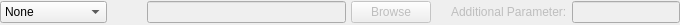
<?xml version="1.0" encoding="UTF-8"?>
<ui version="4.0">
 <class>ActionsObject</class>
 <widget class="QWidget" name="ActionsObject">
  <property name="geometry">
   <rect>
    <x>0</x>
    <y>0</y>
    <width>680</width>
    <height>25</height>
   </rect>
  </property>
  <property name="sizePolicy">
   <sizepolicy hsizetype="Fixed" vsizetype="Fixed">
    <horstretch>0</horstretch>
    <verstretch>0</verstretch>
   </sizepolicy>
  </property>
  <property name="minimumSize">
   <size>
    <width>0</width>
    <height>0</height>
   </size>
  </property>
  <property name="maximumSize">
   <size>
    <width>1000</width>
    <height>1000</height>
   </size>
  </property>
  <property name="windowTitle">
   <string>Form</string>
  </property>
  <layout class="QGridLayout" name="gridLayout">
   <property name="margin">
    <number>0</number>
   </property>
   <property name="spacing">
    <number>0</number>
   </property>
   <item row="0" column="5">
    <spacer name="horizontalSpacer_3">
     <property name="orientation">
      <enum>Qt::Horizontal</enum>
     </property>
     <property name="sizeType">
      <enum>QSizePolicy::Fixed</enum>
     </property>
     <property name="sizeHint" stdset="0">
      <size>
       <width>20</width>
       <height>20</height>
      </size>
     </property>
    </spacer>
   </item>
   <item row="0" column="1">
    <spacer name="horizontalSpacer">
     <property name="orientation">
      <enum>Qt::Horizontal</enum>
     </property>
     <property name="sizeType">
      <enum>QSizePolicy::Fixed</enum>
     </property>
     <property name="sizeHint" stdset="0">
      <size>
       <width>40</width>
       <height>20</height>
      </size>
     </property>
    </spacer>
   </item>
   <item row="0" column="0">
    <widget class="QComboBox" name="comboScript">
     <item>
      <property name="text">
       <string>None</string>
      </property>
     </item>
     <item>
      <property name="text">
       <string>Custom Script</string>
      </property>
     </item>
    </widget>
   </item>
   <item row="0" column="2">
    <widget class="QLineEdit" name="dispScript">
     <property name="enabled">
      <bool>false</bool>
     </property>
    </widget>
   </item>
   <item row="0" column="6">
    <widget class="QLabel" name="lblParameter">
     <property name="enabled">
      <bool>false</bool>
     </property>
     <property name="text">
      <string>Additional Parameter:</string>
     </property>
    </widget>
   </item>
   <item row="0" column="4">
    <widget class="QPushButton" name="btnBrowse">
     <property name="enabled">
      <bool>false</bool>
     </property>
     <property name="text">
      <string>Browse</string>
     </property>
    </widget>
   </item>
   <item row="0" column="3">
    <spacer name="horizontalSpacer_2">
     <property name="orientation">
      <enum>Qt::Horizontal</enum>
     </property>
     <property name="sizeType">
      <enum>QSizePolicy::Fixed</enum>
     </property>
     <property name="sizeHint" stdset="0">
      <size>
       <width>5</width>
       <height>20</height>
      </size>
     </property>
    </spacer>
   </item>
   <item row="0" column="7">
    <spacer name="horizontalSpacer_4">
     <property name="orientation">
      <enum>Qt::Horizontal</enum>
     </property>
     <property name="sizeType">
      <enum>QSizePolicy::Fixed</enum>
     </property>
     <property name="sizeHint" stdset="0">
      <size>
       <width>5</width>
       <height>20</height>
      </size>
     </property>
    </spacer>
   </item>
   <item row="0" column="8">
    <widget class="QLineEdit" name="dispParameter">
     <property name="enabled">
      <bool>false</bool>
     </property>
     <property name="sizePolicy">
      <sizepolicy hsizetype="Fixed" vsizetype="Fixed">
       <horstretch>0</horstretch>
       <verstretch>0</verstretch>
      </sizepolicy>
     </property>
    </widget>
   </item>
  </layout>
 </widget>
 <resources/>
 <connections/>
</ui>
